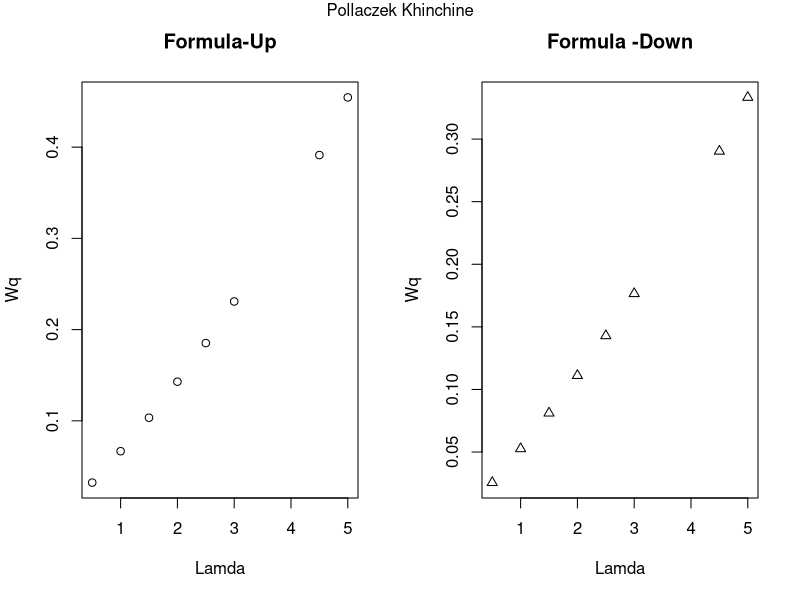
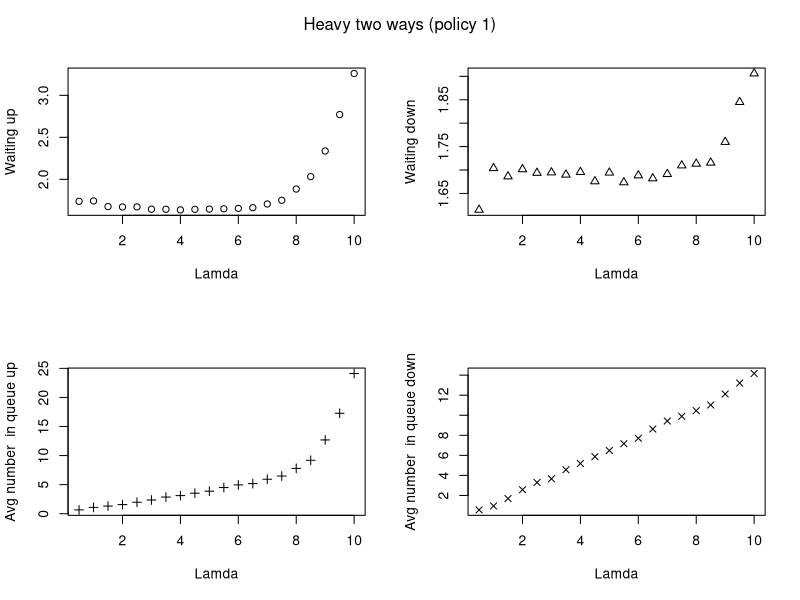
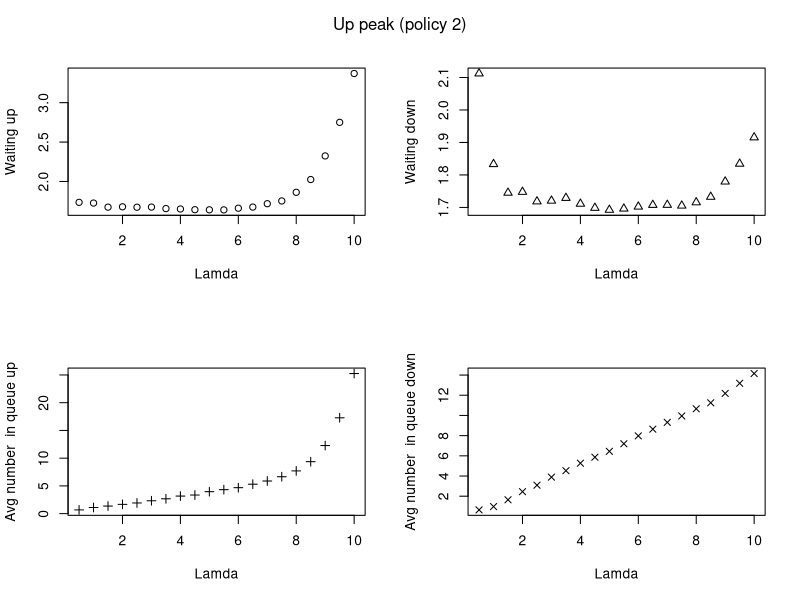
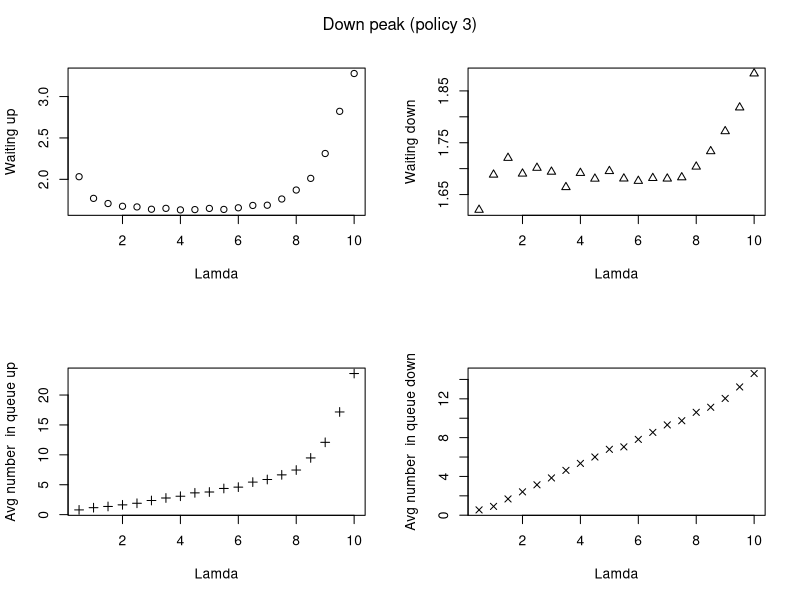

These figures' R source, in order:
## ---- chunk 1
x1<-c(0.5,1,1.5,2,2.5,3,4.5,5)
x2<-c(0.5,1,1.5,2,2.5,3,4.5,5)
y1<-c(0.0323,0.0667,0.1034,0.1429,0.1852,0.2308,0.3913,0.4545)
y2<- c(0.0256 ,0.0526 ,0.0811 ,0.1111,0.1429,0.1765,0.2903,0.3333)
par(mfrow=c(1,2))
plot(x1,y1, pch = 1,xlab = "Lamda",ylab = "Wq",main="Formula-Up")
plot(x2,y2, pch = 2,xlab = "Lamda",ylab = "Wq",main="Formula -Down")
mtext("Pollaczek Khinchine",side = 3,line = -1,outer = TRUE)
## ---- chunk 2
# heavy two ways

two_ways <- function(lambda_high, lambda_low, lambda_up)
{
  counter <- 0
  n_up <- 0 # number of people up
  n_down <- 0 # number of people down
  l_train <- 0 # how much time passed since the last train
  elevator_state <- 0
  
  train_freq <- 30
  theta <- 1/10 
  state1 <- 1
  
  
  elevator_travel <- 1
  elevator_capacity <- 16
  
  T <- 30
  
  clock <- 0
  
  L_up <- 0 # number of travelers in the system
  L_down <- 0
  avg_lambda_down <- (1/3)*lambda_high + (2/3)*lambda_low
  avg_lambda_up <- lambda_up
  elev_time <- 0
  spe_time <- 0
  last_clock <- 0
  res_up <- rep(NaN, 500)
  res_down <- rep(NaN, 500)
  res_nup <- rep(NaN, 500)
  res_ndown <- rep(NaN,500)
  for (i in 1:500)
  {
    while(clock<T) {
      if(n_up==0 & n_down==0){ #no one
        counter <- counter+1
        time <-rexp(1,lambda_up+lambda_high*state1+ lambda_low*(1-state1)+theta)
        if (clock + time <= elev_time+1 || elev_time==0)
        {
          clock <- clock+time
          spe_time <- 0
        }
        else
        {
          spe_time <- 1
          clock <- elev_time+1
          elevator_state <- elevator_state + 0.5
          elev_time <- 0
        }
        L_up <- L_up + n_up*(clock-last_clock)
        L_down <- L_down + n_down*(clock-last_clock)
        if (spe_time==0 && clock>0)
        {
          up_or_down <- runif(1,0,1)
          if (up_or_down>(avg_lambda_up/(avg_lambda_up+avg_lambda_down)))
          {
            n_down <- n_down + 1
          }
          else
          {
            n_up <- n_up + 1
          }
        }
      } 
      else
      {
        if ((n_down>0) & (n_up>0)) # people in both queues
        {
          if (elevator_state==0)
          {
            if (n_down>=elevator_capacity)
            {
              n_down <- n_down-elevator_capacity
            }
            else
            {
              n_down <- 0
            }
            elevator_state <- 0.5
            elev_time <- clock
            
          }
          else
          {
            if (elevator_state==1)
            {
              if (n_up>=elevator_capacity)
              {
                n_up <- n_up-elevator_capacity
              }
              else
              {
                n_up <- 0
              }
              elevator_state <- -0.5
              elev_time <- clock
            }
          }
        }
        if (n_down==0 & n_up>0) # people only upstairs
        {
          if (elevator_state==1)
          {
            if (n_up>=elevator_capacity)
            {
              n_up <- n_up-elevator_capacity
            }
            else
            {
              n_up <- 0
            }
            elevator_state <- -0.5
            elev_time <- clock
          }
          else
          {
            if (elevator_state==0)
            {
              elevator_state <- 0.5
              elev_time <- clock
            }
          }
          
        }
        if (n_down>0 & n_up==0) # people only downstairs
        {
          if (elevator_state==0)
          {
            if (n_down>=elevator_capacity)
            {
              n_down <- n_down-elevator_capacity
            }
            else
            {
              n_down <- 0
            }        
            elevator_state <- 0.5
            elev_time <- clock
            
          }
          else
          {
            if (elevator_state==1)
            {
              elevator_state <- -0.5
              elev_time <- clock
            }
          }
        }
        time <-rexp(1,lambda_up+lambda_high*state1+ lambda_low*(1-state1)+theta)
        if (clock + time <= elev_time+1 || elev_time==0)
        {
          clock <- clock+time
          spe_time <- 0
        }
        else
        {
          spe_time <- 1
          clock <- elev_time+1
          elevator_state <- elevator_state + 0.5
          elev_time <- 0
        }
        L_up <- L_up + n_up*(clock-last_clock)
        L_down <- L_down + n_down*(clock-last_clock)
        if (spe_time==0 && clock>0)
        {
          up_or_down <- runif(1,0,1)
          if (up_or_down>(avg_lambda_up/(avg_lambda_up+avg_lambda_down)))
          {
            n_down <- n_down + 1
          }
          else
          {
            n_up <- n_up + 1
          }
        }
      }
      last_clock <- clock
    }
    W_up <- (L_up/T)/avg_lambda_up # average waiting time
    W_down <- (L_down/T)/avg_lambda_down
    res_up[i]= W_up
    res_down[i] <- W_down
    res_nup[i] <- n_up
    res_ndown[i] <- n_down
    counter <- 0
    n_up <- 0 # number of people up
    n_down <- 0 # number of people down
    l_train <- 0 # how much time passed since the last train
    elevator_state <- 0
    
    train_freq <- 30
    theta <- 1/10 
    state1 <- 1
    
    elevator_travel <- 1
    elevator_capacity <- 16
    
    T <- 30
    
    clock <- 0
    
    L_up <- 0 # number of travelers in the system
    L_down <- 0
    elev_time <- 0
    spe_time <- 0
    last_clock <- 0
    
    
  }
  
  ret <- c(mean(res_up),mean(res_down), mean(res_nup), mean(res_ndown))
  return (ret)
}


#########################################################################






#########################################################################
#up

up_peak <- function(lambda_high, lambda_low, lambda_up)
{
  counter <- 0
  n_up <- 0 # number of people up
  n_down <- 0 # number of people down
  l_train <- 0 # how much time passed since the last train
  elevator_state <- 0
  
  train_freq <- 30
  theta <- 1/10 
  state1 <- 1
  
  
  elevator_travel <- 1
  elevator_capacity <- 16
  
  T <- 30
  
  clock <- 0
  
  L_up <- 0 # number of travelers in the system
  L_down <- 0
  avg_lambda_down <- (1/3)*lambda_high + (2/3)*lambda_low
  avg_lambda_up <- lambda_up
  elev_time <- 0
  spe_time <- 0
  last_clock <- 0
  res_up <- rep(NaN, 500)
  res_down <- rep(NaN, 500)
  res_nup <- rep(NaN, 500)
  res_ndown <- rep(NaN,500)
  for (i in 1:500)
  {
    while(clock<T) {
      #message ("clock= ",clock)
      #print(elevator_state)
      #print(n_up)
      #print(n_down)
      #print(L_down)
      if(n_up==0 & n_down==0){ #no one
        counter <- counter+1
        time <-rexp(1,lambda_up+lambda_high*state1+ lambda_low*(1-state1)+theta)
        if (clock + time <= elev_time+1 || elev_time==0)
        {
          clock <- clock+time
          spe_time <- 0
        }
        else
        {
          spe_time <- 1
          clock <- elev_time+1
          elevator_state <- elevator_state + 0.5
          elev_time <- 0
        }
        L_up <- L_up + n_up*(clock-last_clock)
        L_down <- L_down + n_down*(clock-last_clock)
        if (spe_time==0 && clock>0)
        {
          up_or_down <- runif(1,0,1)
          if (up_or_down>(avg_lambda_up/(avg_lambda_up+avg_lambda_down)))
          {
            n_down <- n_down + 1
          }
          else
          {
            n_up <- n_up + 1
          }
        }
        if (elevator_state==0)
        {
          elevator_state <- 0.5
          elev_time <- clock
        }
      } 
      else
      {
        if ((n_down>0) & (n_up>0)) # people in both queues
        {
          if (elevator_state==0)
          {
            if (n_down>=elevator_capacity)
            {
              n_down <- n_down-elevator_capacity
            }
            else
            {
              n_down <- 0
            }
            elevator_state <- 0.5
            elev_time <- clock
            
          }
          else
          {
            if (elevator_state==1)
            {
              if (n_up>=elevator_capacity)
              {
                n_up <- n_up-elevator_capacity
              }
              else
              {
                n_up <- 0
              }
              elevator_state <- -0.5
              elev_time <- clock
            }
          }
        }
        if (n_down==0 & n_up>0) # people only upstairs
        {
          if (elevator_state==1)
          {
            if (n_up>=elevator_capacity)
            {
              n_up <- n_up-elevator_capacity
            }
            else
            {
              n_up <- 0
            }
            elevator_state <- -0.5
            elev_time <- clock
          }
          else
          {
            if (elevator_state==0)
            {
              elevator_state <- 0.5
              elev_time <- clock
            }
          }
          
        }
        if (n_down>0 & n_up==0) # people only downstairs
        {
          if (elevator_state==0)
          {
            if (n_down>=elevator_capacity)
            {
              n_down <- n_down-elevator_capacity
            }
            else
            {
              n_down <- 0
            }        
            elevator_state <- 0.5
            elev_time <- clock
            
          }
          else
          {
            if (elevator_state==1)
            {
              elevator_state <- -0.5
              elev_time <- clock
            }
          }
        }
        time <-rexp(1,lambda_up+lambda_high*state1+ lambda_low*(1-state1)+theta)
        if (clock + time <= elev_time+1 || elev_time==0)
        {
          clock <- clock+time
          spe_time <- 0
        }
        else
        {
          spe_time <- 1
          clock <- elev_time+1
          elevator_state <- elevator_state + 0.5
          elev_time <- 0
        }
        L_up <- L_up + n_up*(clock-last_clock)
        L_down <- L_down + n_down*(clock-last_clock)
        if (spe_time==0 && clock>0)
        {
          up_or_down <- runif(1,0,1)
          if (up_or_down>(avg_lambda_up/(avg_lambda_up+avg_lambda_down)))
          {
            n_down <- n_down + 1
          }
          else
          {
            n_up <- n_up + 1
          }
        }
      }
      last_clock <- clock
    }
    W_up <- (L_up/T)/avg_lambda_up # average waiting time
    W_down <- (L_down/T)/avg_lambda_down
    res_up[i]= W_up
    res_down[i] <- W_down
    res_nup[i] <- n_up
    res_ndown[i] <- n_down
    counter <- 0
    n_up <- 0 # number of people up
    n_down <- 0 # number of people down
    l_train <- 0 # how much time passed since the last train
    elevator_state <- 0
    
    train_freq <- 30
    theta <- 1/10 
    state1 <- 1
    elevator_travel <- 1
    elevator_capacity <- 16
    
    T <- 30
    
    clock <- 0
    
    L_up <- 0 # number of travelers in the system
    L_down <- 0
    elev_time <- 0
    spe_time <- 0
    last_clock <- 0
    
    
  }
  
  ret <- c(mean(res_up),mean(res_down),mean(res_nup),mean(res_ndown))
  return (ret)
  
}



###############################################################################



###############################################################################
#Down

down_peak <- function(lambda_high, lambda_low, lambda_up)
{
  counter <- 0
  n_up <- 0 # number of people up
  n_down <- 0 # number of people down
  l_train <- 0 # how much time passed since the last train
  elevator_state <- 0
  
  train_freq <- 30
  theta <- 1/10 
  state1 <- 1
  
  
  elevator_travel <- 1
  elevator_capacity <- 16
  
  T <- 30
  
  clock <- 0
  
  L_up <- 0 # number of travelers in the system
  L_down <- 0
  avg_lambda_down <- (1/3)*lambda_high + (2/3)*lambda_low
  avg_lambda_up <- lambda_up
  elev_time <- 0
  spe_time <- 0
  last_clock <- 0
  res_up <- rep(NaN, 500)
  res_down <- rep(NaN, 500)
  res_nup <- rep(NaN, 500)
  res_ndown <- rep(NaN,500)
  for (i in 1:500)
  {
    while(clock<T) {
      #message ("clock= ",clock)
      #print(elevator_state)
      #print(n_up)
      #print(n_down)
      #print(L_down)
      if(n_up==0 & n_down==0){ #no one
        counter <- counter+1
        time <-rexp(1,lambda_up+lambda_high*state1+ lambda_low*(1-state1)+theta)
        if (clock + time <= elev_time+1 || elev_time==0)
        {
          clock <- clock+time
          spe_time <- 0
        }
        else
        {
          spe_time <- 1
          clock <- elev_time+1
          elevator_state <- elevator_state + 0.5
          elev_time <- 0
        }
        L_up <- L_up + n_up*(clock-last_clock)
        L_down <- L_down + n_down*(clock-last_clock)
        if (spe_time==0 && clock>0)
        {
          up_or_down <- runif(1,0,1)
          if (up_or_down>(avg_lambda_up/(avg_lambda_up+avg_lambda_down)))
          {
            n_down <- n_down + 1
          }
          else
          {
            n_up <- n_up + 1
          }
        }
        if (elevator_state==1)
        {
          elevator_state <- -0.5
          elev_time <- clock
        }
      } 
      else
      {
        if ((n_down>0) & (n_up>0)) # people in both queues
        {
          if (elevator_state==0)
          {
            if (n_down>=elevator_capacity)
            {
              n_down <- n_down-elevator_capacity
            }
            else
            {
              n_down <- 0
            }
            elevator_state <- 0.5
            elev_time <- clock
            
          }
          else
          {
            if (elevator_state==1)
            {
              if (n_up>=elevator_capacity)
              {
                n_up <- n_up-elevator_capacity
              }
              else
              {
                n_up <- 0
              }
              elevator_state <- -0.5
              elev_time <- clock
            }
          }
        }
        if (n_down==0 & n_up>0) # people only upstairs
        {
          if (elevator_state==1)
          {
            if (n_up>=elevator_capacity)
            {
              n_up <- n_up-elevator_capacity
            }
            else
            {
              n_up <- 0
            }
            elevator_state <- -0.5
            elev_time <- clock
          }
          else
          {
            if (elevator_state==0)
            {
              elevator_state <- 0.5
              elev_time <- clock
            }
          }
          
        }
        if (n_down>0 & n_up==0) # people only downstairs
        {
          if (elevator_state==0)
          {
            if (n_down>=elevator_capacity)
            {
              n_down <- n_down-elevator_capacity
            }
            else
            {
              n_down <- 0
            }        
            elevator_state <- 0.5
            elev_time <- clock
            
          }
          else
          {
            if (elevator_state==1)
            {
              elevator_state <- -0.5
              elev_time <- clock
            }
          }
        }
        time <-rexp(1,lambda_up+lambda_high*state1+ lambda_low*(1-state1)+theta)
        if (clock + time <= elev_time+1 || elev_time==0)
        {
          clock <- clock+time
          spe_time <- 0
        }
        else
        {
          spe_time <- 1
          clock <- elev_time+1
          elevator_state <- elevator_state + 0.5
          elev_time <- 0
        }
        L_up <- L_up + n_up*(clock-last_clock)
        L_down <- L_down + n_down*(clock-last_clock)
        if (spe_time==0 && clock>0)
        {
          up_or_down <- runif(1,0,1)
          if (up_or_down>(avg_lambda_up/(avg_lambda_up+avg_lambda_down)))
          {
            n_down <- n_down + 1
          }
          else
          {
            n_up <- n_up + 1
          }
        }
      }
      #breaker <- breaker + 1
      last_clock <- clock
    }
    W_up <- (L_up/T)/avg_lambda_up # average waiting time
    W_down <- (L_down/T)/avg_lambda_down
    res_up[i]= W_up
    res_down[i] <- W_down
    res_nup[i] <- n_up
    res_ndown[i] <- n_down
    counter <- 0
    n_up <- 0 # number of people up
    n_down <- 0 # number of people down
    l_train <- 0 # how much time passed since the last train
    elevator_state <- 0
    
    train_freq <- 30
    theta <- 1/10 
    state1 <- 1
    
    elevator_travel <- 1
    elevator_capacity <- 16
    
    T <- 30
    
    clock <- 0
    
    L_up <- 0 # number of travelers in the system
    L_down <- 0
    elev_time <- 0
    spe_time <- 0
    last_clock <- 0
    
    
  }
  
  
  ret <- c(mean(res_up),mean(res_down),mean(res_nup),mean(res_ndown))
  return (ret)
  
}
c <-c(0.5,1,1.5,2,2.5,3,3.5,4,4.5,5,5.5,6,6.5,7,7.5,8,8.5,9,9.5,10)

matrixxx_1 <- matrix(1:80,ncol=4)
matrixxx_2 <- matrix(1:80,ncol=4)
matrixxx_3 <- matrix(1:80,ncol=4)
lamde_type<-1
for (i in c){
  l_high <- i*1
  l_low <- i*0.1
  l_up <- i*0.5
  a<-c((two_ways(l_high,l_low,l_up)))
  b<-c((up_peak(l_high,l_low,l_up)))
  c<-c((down_peak(l_high,l_low,l_up)))
  for(l in 1:4){
    matrixxx_1[lamde_type,l] <-a[l]
    matrixxx_2[lamde_type,l] <-b[l]
    matrixxx_3[lamde_type,l] <-c[l]
  }
  lamde_type<-lamde_type+1
}
matrix_graph<- function(matrixss,text)
{
X <- c(0.5,1,1.5,2,2.5,3,3.5,4,4.5,5,5.5,6,6.5,7,7.5,8,8.5,9,9.5,10)
Y1 <- matrixss[,1]
Y2 <- matrixss[,2]
Y3 <- matrixss[,3]
Y4 <- matrixss[,4]
par(mfrow=c(2,2))
plot(X,Y1, pch = 1,xlab = "Lamda",ylab = "Waiting up")
plot(X,Y2, pch = 2,xlab = "Lamda",ylab = "Waiting down")
plot(X,Y3, pch = 3,xlab = "Lamda",ylab ="Avg number  in queue up")
plot(X,Y4, pch = 4,xlab = "Lamda",ylab ="Avg number  in queue down")
mtext(text,side = 3,line = -2,outer = TRUE)
}
print("Raw data for the heavy two ways")
print(matrixxx_1)
matrix_graph(matrixxx_1,"Heavy two ways (policy 1)")
print("Raw data for the up peak")
print(matrixxx_2)
matrix_graph(matrixxx_2,"Up peak (policy 2)")
print("Raw data for the down peak")
print(matrixxx_3)
matrix_graph(matrixxx_3,"Down peak (policy 3)")

